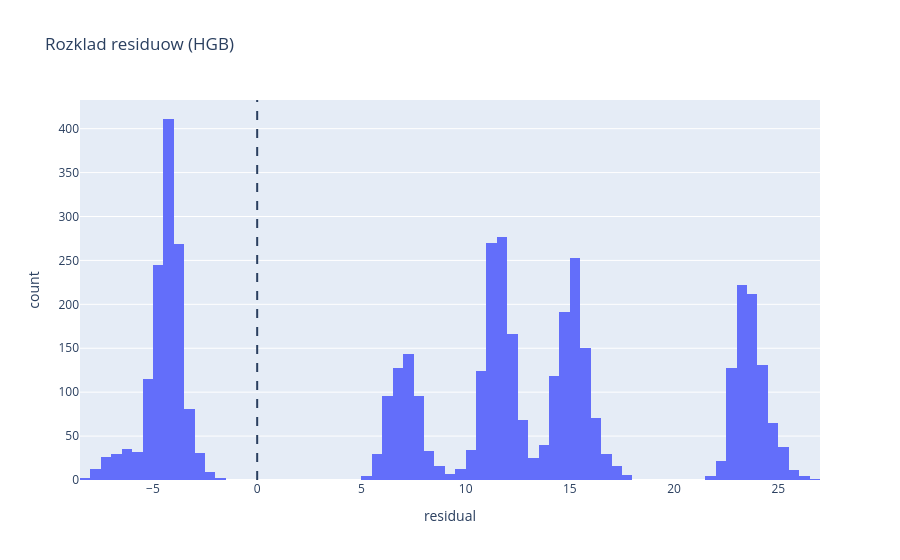

Source (notebook cell):
### Markdown cell above
## Regresja: rozklad residuow

Residuum > 0 -> model przewidzial za szybko (rzeczywisty czas wyzszy).

### Code cell
print('MAE:', reg['residual'].abs().mean().round(3),
      '| bias:', reg['residual'].mean().round(3))
fig = px.histogram(reg, x='residual', nbins=80, title='Rozklad residuow (HGB)')
fig.add_vline(x=0, line_dash='dash')
fig.show()

### Figure 1 — Plotly figure (JSON) as saved in the notebook; plotly's stock layout.template omitted (floating-point values rounded to 4 significant figures; data arrays with more than 128 entries replaced by an {"elided": "..."} marker saying what was removed)
{"data": [{"bingroup": "x", "hovertemplate": "residual=%{x}<br>count=%{y}<extra></extra>", "legendgroup": "", "marker": {"color": "#636efa", "pattern": {"shape": ""}}, "name": "", "nbinsx": 80, "orientation": "v", "showlegend": false, "type": "histogram", "x": {"elided": "4542 float values"}, "xaxis": "x", "yaxis": "y"}], "layout": {"barmode": "relative", "legend": {"tracegroupgap": 0}, "shapes": [{"line": {"dash": "dash"}, "type": "line", "x0": 0, "x1": 0, "xref": "x", "y0": 0, "y1": 1, "yref": "y domain"}], "title": {"text": "Rozklad residuow (HGB)"}, "xaxis": {"anchor": "y", "domain": [0, 1], "title": {"text": "residual"}}, "yaxis": {"anchor": "x", "domain": [0, 1], "title": {"text": "count"}}}}
